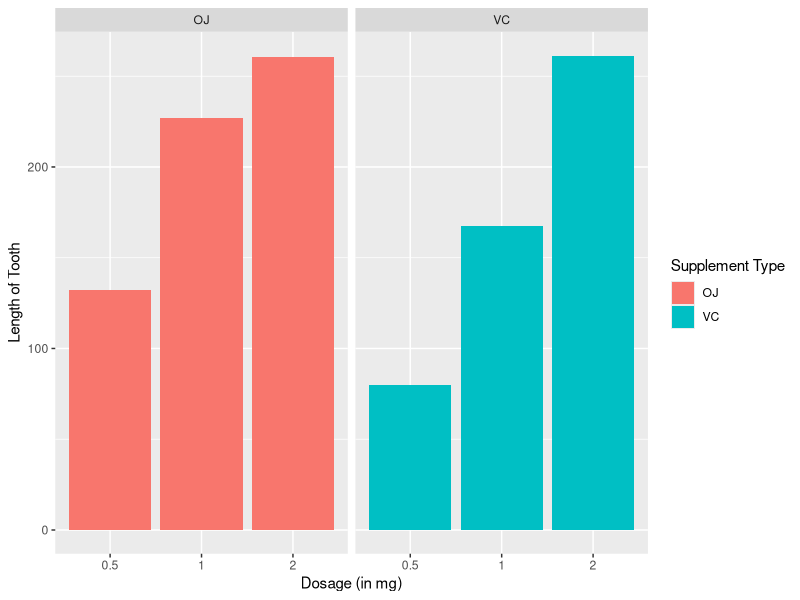
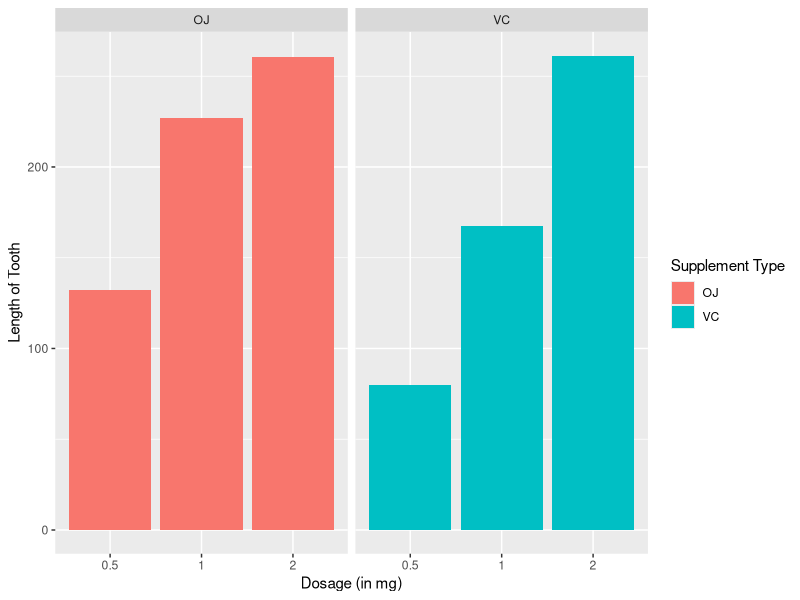

Generate these figures, in order, with R:
# Setting the working directory
setwd("~/Documents/GitHub/coursera-datascience-statistical-inference-project")

# Loading up the Tooth Growth dataset
ToothGrowth <- ToothGrowth

# Getting information on the dataset
?ToothGrowth

# Getting a summary of the dataset
summary(ToothGrowth)

# Doing a chart plot of len by supp and dose
library (ggplot2)
ggplot(data = ToothGrowth, aes(x = as.factor(dose), y = len, fill = supp)) +
  geom_bar(stat = "identity",) +
  facet_grid(. ~ supp) +
  xlab("Dosage (in mg)") +
  ylab("Length of Tooth") +
  guides(fill = guide_legend(title = "Supplement Type"))

ggsave("toothgrowth.png")